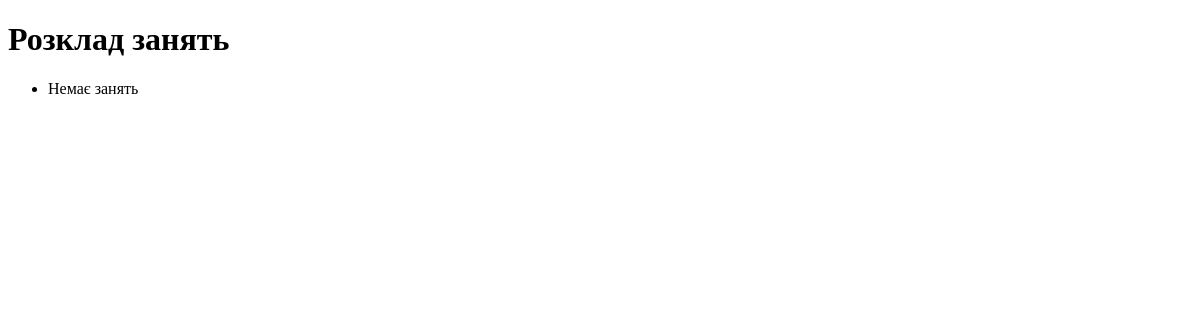
Before: /schedule/ with the older database file.
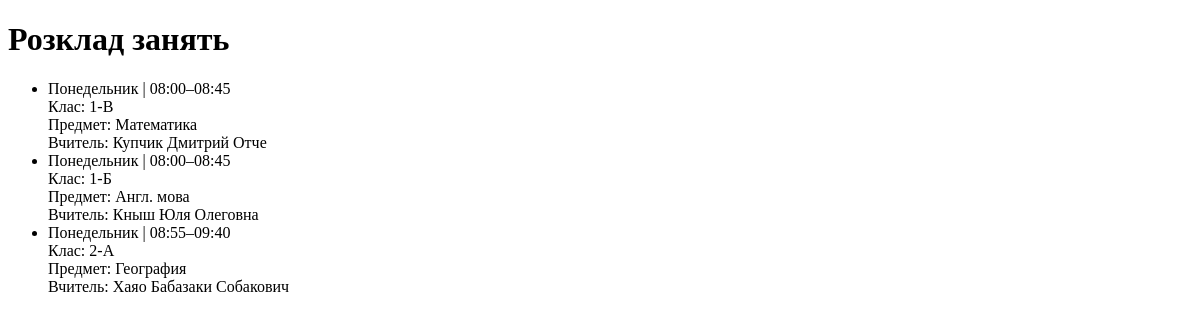
After: the same page with the newer database file.
### lesson/models.py (models this page shows, shortened)
class Schedule(models.Model):
    subject = models.ForeignKey(Courses, on_delete=models.CASCADE)
    teacher = models.ForeignKey(Teacher, on_delete=models.CASCADE)
    student_class = models.ForeignKey(Class,on_delete=models.CASCADE)
    day_of_week = models.CharField(max_length=10)
    start_time = models.TimeField()
    end_time = models.TimeField()

class Class(models.Model):
    name = models.CharField(max_length=20)

class Courses(models.Model):
    name = models.CharField(max_length=100)

class Teacher(models.Model):
    full_name = models.CharField(max_length=100, unique=True)
    courses = models.ManyToManyField(Courses, related_name='teachers')

### lesson/views.py (the view)
# urls.py: path("schedule/", lesson_views.schedule_list, name="schedule_list"),
def schedule_list(request):
    schedule = Schedule.objects.all().order_by("day_of_week", "start_time")
    return render(request, "lesson/schedule_list.html", {"schedule": schedule})

### lesson/templates/lesson/schedule_list.html (shortened to what this page needs)
<!DOCTYPE html>
<html lang="uk">
<head>
</head>
<body>
    <h1>Розклад занять</h1>
    <ul>
        {% for lesson in schedule %}
            <li>
                {{ lesson.day_of_week }} | {{ lesson.start_time|time:"H:i" }}–{{ lesson.end_time|time:"H:i" }}<br>
                Клас: {{ lesson.student_class.name }}<br>
                Предмет: {{ lesson.subject.name }}<br>
                Вчитель: {{ lesson.teacher.full_name }}
            </li>
        {% empty %}
            <li>Немає занять</li>
        {% endfor %}
    </ul>
</body>
</html>

Changed rows visible on the page:
added Schedule: day_of_week "Понедельник", start_time "08:00", end_time "08:45", student_class.name "1-В", subject.name "Математика", teacher.full_name "Купчик Дмитрий Отче"
added Schedule: day_of_week "Понедельник", start_time "08:00", end_time "08:45", student_class.name "1-Б", subject.name "Англ. мова", teacher.full_name "Кныш Юля Олеговна"
added Schedule: day_of_week "Понедельник", start_time "08:55", end_time "09:40", student_class.name "2-А", subject.name "География", teacher.full_name "Хаяо Бабазаки Собакович"
Other visible differences:
text no longer shown: "Немає занять"
